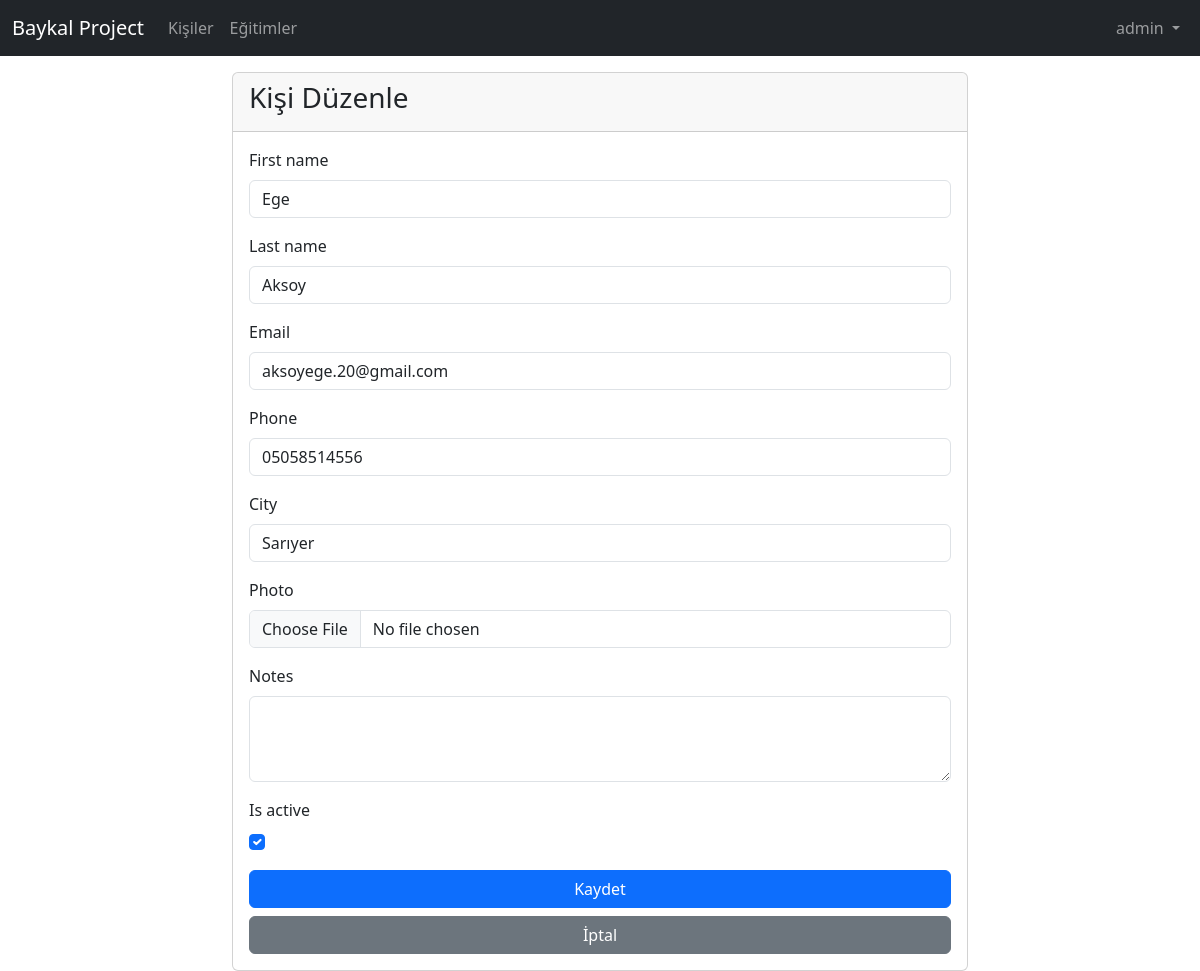
/person/2/update/ (signed in), run on the app's committed database.
### core/models.py (models this page shows, shortened)
class Person(models.Model):
    first_name = models.CharField(max_length=100)
    last_name = models.CharField(max_length=100)
    email = models.EmailField(blank=True, null=True)
    phone = models.CharField(max_length=20, blank=True, null=True)
    city = models.CharField(max_length=100, blank=True, null=True)
    photo = models.ImageField(upload_to="photos/", blank=True, null=True)
    notes = models.TextField(blank=True, null=True)
    is_active = models.BooleanField(default=True)
    created_at = models.DateTimeField(auto_now_add=True)

### core/views.py (the view)
# urls.py: path('person/<int:pk>/update/', views.person_update, name='person_update'),
@staff_member_required
def person_update(request, pk):
    person = get_object_or_404(Person, pk=pk)
    if request.method == 'POST':
        form = PersonForm(request.POST, request.FILES, instance=person)
        if form.is_valid():
            form.save()
            return redirect('person_detail', pk=person.id)
    else:
        form = PersonForm(instance=person)
    return render(request, 'core/person/person_form.html', {'form': form, 'title': 'Kişi Düzenle'})

### core/forms.py
class PersonForm(forms.ModelForm):
    class Meta:
        model = Person
        fields = ['first_name', 'last_name', 'email', 'phone', 'city', 'photo', 'notes', 'is_active']
        widgets = {
            'notes': forms.Textarea(attrs={'rows': 3}),
        }

### core/templates/core/person/person_form.html (shortened to what this page needs)
{% extends 'core/base.html' %}
{% block content %}
<div class="row justify-content-center">
    <div class="col-md-8">
        <div class="card">
            <div class="card-header">
                <h3>{{ title }}</h3>
            </div>
            <div class="card-body">
                <form method="post" enctype="multipart/form-data">
                    {% for field in form %}
                    <div class="mb-3">
                        <label for="{{ field.id_for_label }}" class="form-label">{{ field.label }}</label>
                        {% if field.field.widget.input_type == 'checkbox' %}
                        <div class="form-check">
                            {{ field }}
                        </div>
                        {% else %}
                        {{ field }}
                        {% endif %}
                    </div>
                    {% endfor %}
                    <div class="d-grid gap-2">
                        <button type="submit" class="btn btn-primary">Kaydet</button>
                        <a href="{% url 'person_list' %}" class="btn btn-secondary">İptal</a>
                    </div>
                </form>
            </div>
        </div>
    </div>
</div>
{% endblock %}

### core/templates/core/base.html (shortened to what this page needs)
<!DOCTYPE html>
<html lang="tr">
<head>
    <link href="https://cdn.jsdelivr.net/npm/bootstrap@5.3.0/dist/css/bootstrap.min.css" rel="stylesheet">
</head>
<body>
    <nav class="navbar navbar-expand-md navbar-dark bg-dark fixed-top">
        <div class="container-fluid">
            <a class="navbar-brand" href="/">Baykal Project</a>
            <div class="collapse navbar-collapse" id="navbarCollapse">
                <ul class="navbar-nav me-auto mb-2 mb-md-0">
                    <li class="nav-item">
                        <a class="nav-link" href="/">Kişiler</a>
                    </li>
                    <li class="nav-item">
                        <a class="nav-link" href="{% url 'training_list' %}">Eğitimler</a>
                    </li>
                </ul>
                <ul class="navbar-nav">
                    {% if user.is_authenticated %}
                    <li class="nav-item dropdown">
                        <a class="nav-link dropdown-toggle" href="#" id="navbarDropdown" role="button"
                            data-bs-toggle="dropdown" aria-expanded="false">
                            {{ user.username }}
                        </a>
                    </li>
                    {% else %}
                    <li class="nav-item">
                        <a class="nav-link" href="{% url 'login' %}">Giriş Yap</a>
                    </li>
                    {% endif %}
                </ul>
            </div>
        </div>
    </nav>
    <main class="container">
        {% block content %}
        {% endblock %}
    </main>
</body>
</html>

### core/templates/core/base.html (style rules this page uses)
body { padding-top: 4.5rem; }

### data on the page
Person: form "Ege" "Aksoy" "aksoyege.20@gmail.com" "05058514556" "Sarıyer", form "☑"

### other printed values
{{ user.username }} "admin"
{{ title }} "Kişi Düzenle"
{{ field.label }} "First name" "Last name" "Email" "Phone" "City" "Photo" "Notes" "Is active"
